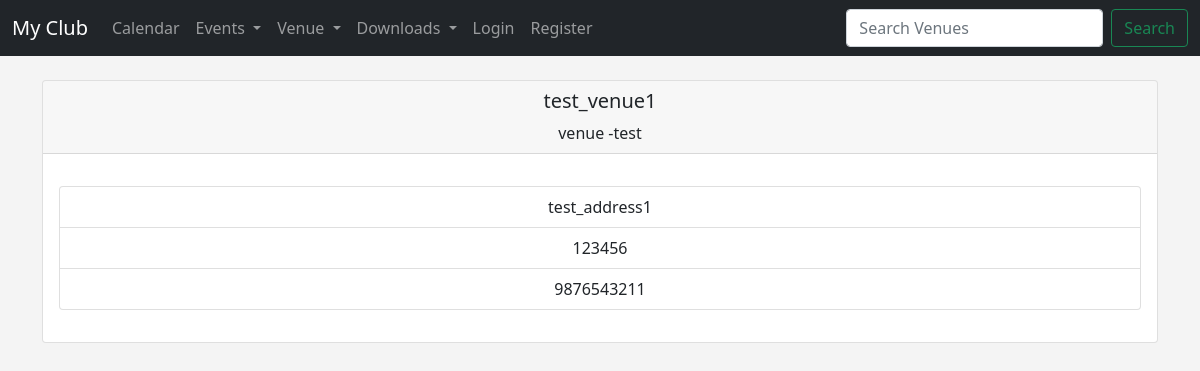
The page /show_venue/8 on the database its author committed.
### events/models.py (models this page shows)
class Venue(models.Model):
    name = models.CharField('Venue Name', max_length=120)
    address = models.CharField(max_length=300)
    zip_code =models.CharField('Zip Code', max_length=10)
    phone = models.CharField('Contact Phone', max_length=15,blank=True)
    website = models.URLField('Website Address',blank=True)
    email_address = models.EmailField('Email Address',blank=True)
    owner = models.IntegerField('Venue Owner', blank=False, default=1)
    def __str__(self):
        return self.name

### events/views.py (the view)
# urls.py: path('show_venue/<venue_id>', views.show_venue, name='show-venue'),
def show_venue(request, venue_id):
    venue = Venue.objects.get(pk=venue_id)
    venue_owner = User.objects.get(pk=venue.owner)
    return render(request, 'events/show_venue.html', { 'venue' : venue, 'venue_owner': venue_owner})

### templates/events/show_venue.html (shortened to what this page needs)
{% extends 'events/base.html' %}
    {% block content %}
    <center>
            <div class="card">
                <div class="card-header">
                    <h5 class="card-title">{{venue}} </h5>
                    venue -test
                </div>
                <div class="card-body">
                    <p class="card-text">
                        <ul class="list-group">
                            {% if venue.address %}
                            <li class="list-group-item">{{ venue.address }}</li>
                            {% endif %}
                            {% if venue.zip_code %}
                            <li class="list-group-item">{{ venue.zip_code }}</li>
                            {% endif %}
                            {% if venue.phone %}
                            <li class="list-group-item">{{ venue.phone }}</li>
                            {% endif %}
                        </ul>
                    </p>
                </div>
            </div>
    </center>
    {% endblock %}

### templates/events/base.html (style rules this page uses)
body { background-color: #f4f4f4; }

### rows shown on the page
Venue: name "test_venue1", address "test_address1", zip_code "123456", phone "9876543211"
